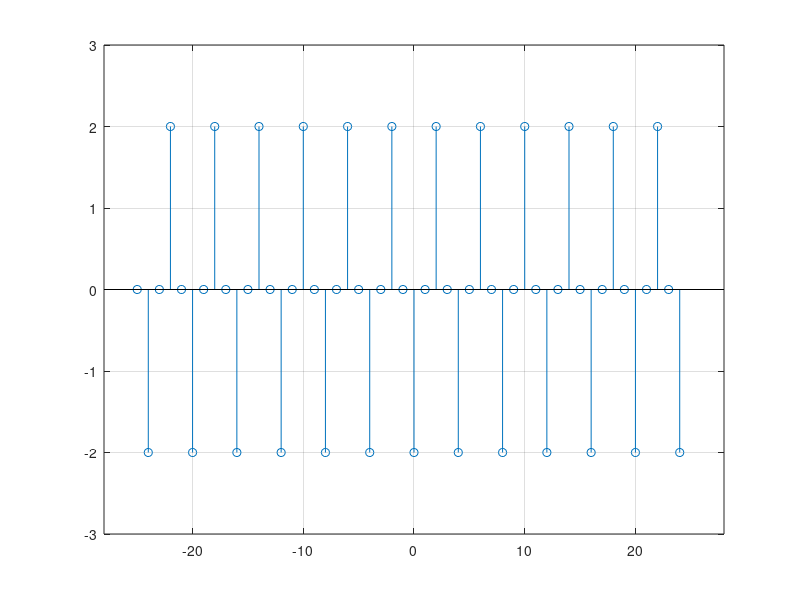

Write the MATLAB code that produced this figure.
clc; clear all; close all;
for i=1:2:50
    x(1,i)=0;
end
for i=2:4:50
    x(1,i)=-2;
end
for i=4:4:50
    x(1,i)=2;
end
n=-25:24
stem(n,x)
axis([-28 28 -3 3])
grid on;